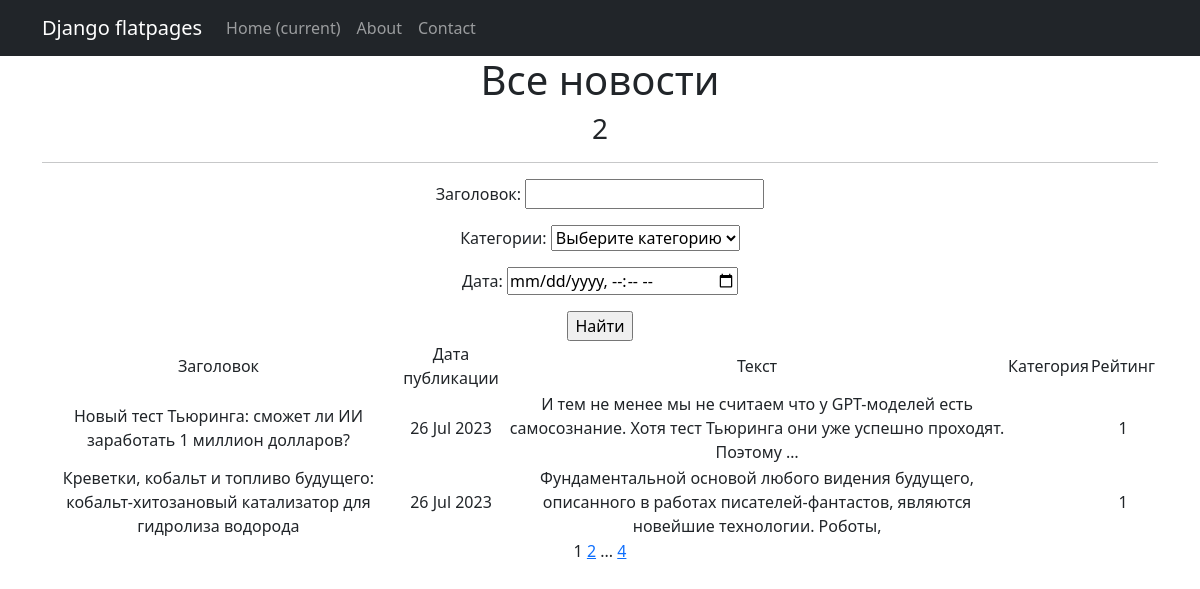
Before: /news/ with the older database file.
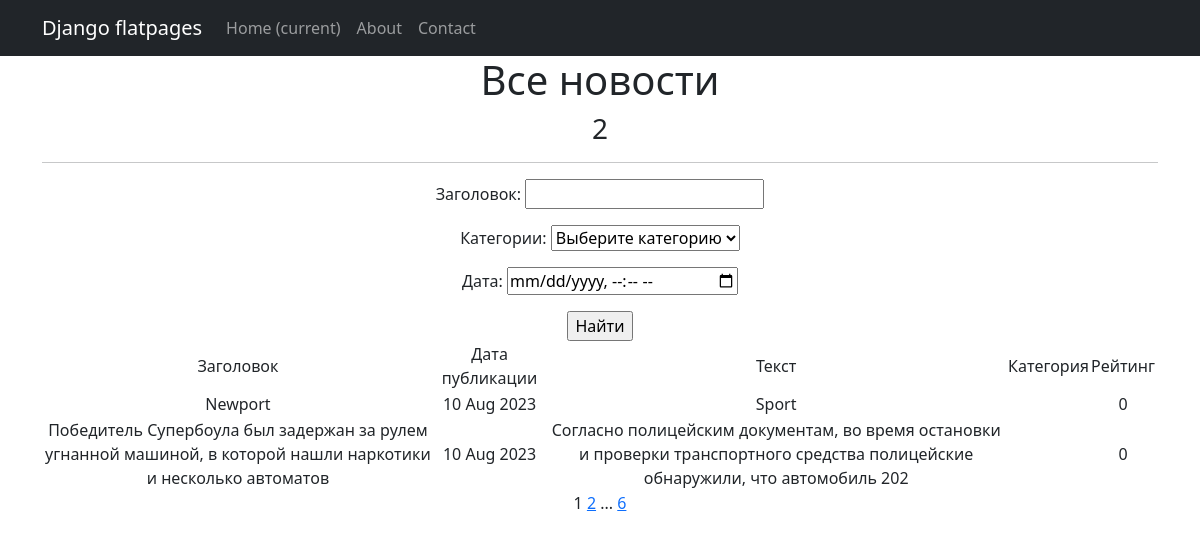
After: the same page with the newer database file.
### news/models.py (models this page shows, shortened)
class Post (models.Model):
    postAuthor = models.ForeignKey('Author', on_delete=models.CASCADE)
    NEWS ='NW'
    ARTICLE = 'AR'
    CATEGORY_CHOICES = (
        (NEWS,'Новость'),
        (ARTICLE, 'Статья'),
    )
    categoryType =  models.CharField(max_length=2, choices=CATEGORY_CHOICES, default=ARTICLE)
    dataCreation = models.DateTimeField(auto_now_add=True)
    postCategory = models.ManyToManyField(Category, through='PostCategory')
    title = models.CharField(max_length=128)
    text = models.TextField(max_length=128)
    rating = models.SmallIntegerField(default=0)

### news/views.py (the view)
# urls.py: path('', PostList.as_view()),
class PostList(ListView):
    model = Post
    ordering = '-dataCreation'
    template_name = 'news.html'
    context_object_name = 'news'
    paginate_by = 2
    def get_queryset(self):
        queryset = super().get_queryset()
        self.filterset = PostFilter(self.request.GET, queryset)
        return self.filterset.qs
    def get_context_data(self, **kwargs):
        context = super().get_context_data(**kwargs)
        context['filterset'] = self.filterset
        return context

### news/models.py (called while the page is built)
    def __str__(self):
        return self.name

### news/templatetags/custom_filters.py (called while the page is built)
@register.filter()
def censor(sentence):
    text = sentence.split()
    for i, word in enumerate(text):
        if word in bad_words:
            text[i] = word[0] + '***'
    return ' '.join(text)

### news/templatetags/custom_tags.py (called while the page is built)
@register.simple_tag(takes_context=True)
def url_replace(context, **kwargs):
   d = context['request'].GET.copy()
   for k, v in kwargs.items():
       d[k] = v
   return d.urlencode()

### templates/news.html (shortened to what this page needs)
{% extends 'flatpages/default.html' %}
{% load custom_filters %}
{% load custom_tags %}
{% block content %}
    <h1>Все новости</h1>
    <h3>{{ news|length }}</h3>
    <hr>
    <form action="" method="get">
        {{ filterset.form.as_p }}
        <input type="submit" value="Найти" />
   </form>
    {% if news %}
        <table align="center">
           <tr>
               <td>Заголовок</td>
               <td>Дата публикации</td>
               <td>Текст</td>
               <td>Категория</td>
               <td>Рейтинг</td>
           </tr>
            {% for new in news %}
            <tr>
                <td>{{ new.title|censor }}</td>
               <td>{{ new.dataCreation|date:'d M Y' }}</td>
               <td>{{ new.text|truncatewords:20 }}</td>
                <td>
                </td>
               <td>{{ new.rating }}</td>
                <td>
            </td>
           </tr>
           {% endfor %}
       </table>
    {% else %}
        <h2>Новостей нет!</h2>
    {% endif %}
    {{ page_obj.number }}
    {% if page_obj.has_next %}
       <a href="?{% url_replace page=page_obj.next_page_number %}">{{ page_obj.next_page_number }}</a>
       {% if paginator.num_pages != page_obj.next_page_number %}
           ...
           <a href="?{% url_replace page=page_obj.paginator.num_pages %}">{{ page_obj.paginator.num_pages }}</a>
       {% endif %}
   {% endif %}
{% endblock content %}

Changed rows visible on the page:
no longer on this page (row unchanged): Post: title|censor "Новый тест Тьюринга: сможет ли ИИ заработать 1 миллион долларов?", dataCreation "26 Jul 2023", text "И тем не менее мы не считаем что у GPT-моделей есть самосознание. Хотя тест Тьюринга они уже успешно проходят. Поэтому …", rating "1"
no longer on this page (row unchanged): Post: title|censor "Креветки, кобальт и топливо будущего: кобальт-хитозановый катализатор для гидролиза водорода", dataCreation "26 Jul 2023", text "Фундаментальной основой любого видения будущего, описанного в работах писателей-фантастов, являются новейшие технологии. Роботы,", rating "1"
added Post: title|censor "Newport", dataCreation "10 Aug 2023", text "Sport", rating "0"
added Post: title|censor "Победитель Супербоула был задержан за рулем угнанной машиной, в которой нашли наркотики и несколько автоматов", dataCreation "10 Aug 2023", text "Согласно полицейским документам, во время остановки и проверки транспортного средства полицейские обнаружили, что автомобиль 202", rating "0"
Other visible differences:
{{ page_obj.paginator.num_pages }}: "4" → "6"
